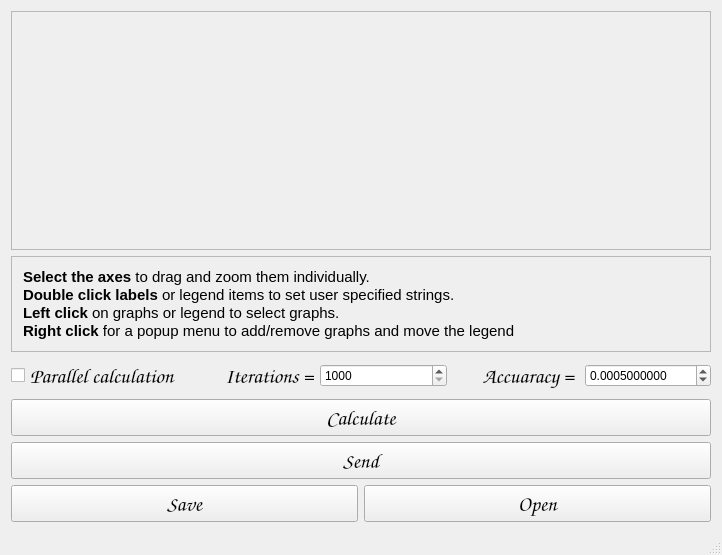
<?xml version="1.0" encoding="UTF-8"?>
<ui version="4.0">
 <class>MainWindow</class>
 <widget class="QMainWindow" name="MainWindow">
  <property name="geometry">
   <rect>
    <x>0</x>
    <y>0</y>
    <width>722</width>
    <height>555</height>
   </rect>
  </property>
  <property name="windowTitle">
   <string>RANSAC SENDER AND CALCULATOR</string>
  </property>
  <widget class="QWidget" name="centralWidget">
   <layout class="QVBoxLayout" name="verticalLayout">
    <item>
     <widget class="QFrame" name="frame_2">
      <property name="frameShape">
       <enum>QFrame::StyledPanel</enum>
      </property>
      <property name="frameShadow">
       <enum>QFrame::Sunken</enum>
      </property>
      <property name="lineWidth">
       <number>1</number>
      </property>
      <property name="midLineWidth">
       <number>0</number>
      </property>
      <layout class="QVBoxLayout" name="verticalLayout_3">
       <property name="spacing">
        <number>0</number>
       </property>
       <property name="leftMargin">
        <number>0</number>
       </property>
       <property name="topMargin">
        <number>0</number>
       </property>
       <property name="rightMargin">
        <number>0</number>
       </property>
       <property name="bottomMargin">
        <number>0</number>
       </property>
       <item>
        <widget class="QCustomPlot" name="customPlot" native="true">
         <property name="sizePolicy">
          <sizepolicy hsizetype="Preferred" vsizetype="MinimumExpanding">
           <horstretch>0</horstretch>
           <verstretch>0</verstretch>
          </sizepolicy>
         </property>
        </widget>
       </item>
      </layout>
     </widget>
    </item>
    <item>
     <widget class="QFrame" name="frame">
      <property name="frameShape">
       <enum>QFrame::StyledPanel</enum>
      </property>
      <property name="frameShadow">
       <enum>QFrame::Raised</enum>
      </property>
      <layout class="QVBoxLayout" name="verticalLayout_2">
       <item>
        <widget class="QLabel" name="label">
         <property name="text">
          <string>&lt;!DOCTYPE HTML PUBLIC &quot;-//W3C//DTD HTML 4.0//EN&quot; &quot;http://www.w3.org/TR/REC-html40/strict.dtd&quot;&gt;
&lt;html&gt;&lt;head&gt;&lt;meta name=&quot;qrichtext&quot; content=&quot;1&quot; /&gt;&lt;style type=&quot;text/css&quot;&gt;
p, li { white-space: pre-wrap; }
&lt;/style&gt;&lt;/head&gt;&lt;body style=&quot; font-family:'Ubuntu'; font-size:11pt; font-weight:400; font-style:normal;&quot;&gt;
&lt;p style=&quot; margin-top:0px; margin-bottom:0px; margin-left:0px; margin-right:0px; -qt-block-indent:0; text-indent:0px;&quot;&gt;&lt;span style=&quot; font-weight:600;&quot;&gt;Select the axes&lt;/span&gt; to drag and zoom them individually.&lt;/p&gt;
&lt;p style=&quot; margin-top:0px; margin-bottom:0px; margin-left:0px; margin-right:0px; -qt-block-indent:0; text-indent:0px;&quot;&gt;&lt;span style=&quot; font-weight:600;&quot;&gt;Double click labels&lt;/span&gt; or legend items to set user specified strings.&lt;/p&gt;
&lt;p style=&quot; margin-top:0px; margin-bottom:0px; margin-left:0px; margin-right:0px; -qt-block-indent:0; text-indent:0px;&quot;&gt;&lt;span style=&quot; font-weight:600;&quot;&gt;Left click&lt;/span&gt; on graphs or legend to select graphs.&lt;/p&gt;
&lt;p style=&quot; margin-top:0px; margin-bottom:0px; margin-left:0px; margin-right:0px; -qt-block-indent:0; text-indent:0px;&quot;&gt;&lt;span style=&quot; font-weight:600;&quot;&gt;Right click&lt;/span&gt; for a popup menu to add/remove graphs and move the legend&lt;/p&gt;&lt;/body&gt;&lt;/html&gt;</string>
         </property>
        </widget>
       </item>
      </layout>
     </widget>
    </item>
    <item>
     <layout class="QHBoxLayout" name="horizontalLayout">
      <item>
       <widget class="QCheckBox" name="parallel">
        <property name="font">
         <font>
          <family>TeX Gyre Chorus</family>
          <pointsize>16</pointsize>
         </font>
        </property>
        <property name="text">
         <string>Parallel calculation</string>
        </property>
       </widget>
      </item>
      <item>
       <widget class="QLabel" name="label_2">
        <property name="font">
         <font>
          <family>TeX Gyre Chorus</family>
          <pointsize>16</pointsize>
         </font>
        </property>
        <property name="text">
         <string>Iterations =</string>
        </property>
        <property name="alignment">
         <set>Qt::AlignRight|Qt::AlignTrailing|Qt::AlignVCenter</set>
        </property>
       </widget>
      </item>
      <item>
       <widget class="QSpinBox" name="spinBox">
        <property name="minimum">
         <number>1000</number>
        </property>
        <property name="maximum">
         <number>1000000</number>
        </property>
        <property name="singleStep">
         <number>5000</number>
        </property>
       </widget>
      </item>
      <item>
       <widget class="QLabel" name="labelAccuaracy">
        <property name="font">
         <font>
          <family>TeX Gyre Chorus</family>
          <pointsize>16</pointsize>
         </font>
        </property>
        <property name="text">
         <string>Accuaracy = </string>
        </property>
        <property name="alignment">
         <set>Qt::AlignRight|Qt::AlignTrailing|Qt::AlignVCenter</set>
        </property>
       </widget>
      </item>
      <item>
       <widget class="QDoubleSpinBox" name="doubleSpinBox">
        <property name="decimals">
         <number>10</number>
        </property>
        <property name="minimum">
         <double>0.000001000000000</double>
        </property>
        <property name="maximum">
         <double>100.000000000000000</double>
        </property>
        <property name="singleStep">
         <double>0.005000000000000</double>
        </property>
        <property name="value">
         <double>0.000500000000000</double>
        </property>
       </widget>
      </item>
     </layout>
    </item>
    <item>
     <widget class="QPushButton" name="buttonCalculate">
      <property name="font">
       <font>
        <family>TeX Gyre Chorus</family>
        <pointsize>16</pointsize>
       </font>
      </property>
      <property name="text">
       <string>Calculate</string>
      </property>
     </widget>
    </item>
    <item>
     <widget class="QPushButton" name="buttonSend">
      <property name="font">
       <font>
        <family>TeX Gyre Chorus</family>
        <pointsize>16</pointsize>
       </font>
      </property>
      <property name="text">
       <string>Send</string>
      </property>
     </widget>
    </item>
    <item>
     <layout class="QHBoxLayout" name="horizontalLayout_2">
      <item>
       <widget class="QPushButton" name="buttonSave">
        <property name="font">
         <font>
          <family>TeX Gyre Chorus</family>
          <pointsize>16</pointsize>
         </font>
        </property>
        <property name="text">
         <string>Save</string>
        </property>
       </widget>
      </item>
      <item>
       <widget class="QPushButton" name="buttonOpen">
        <property name="font">
         <font>
          <family>TeX Gyre Chorus</family>
          <pointsize>16</pointsize>
         </font>
        </property>
        <property name="text">
         <string>Open</string>
        </property>
       </widget>
      </item>
     </layout>
    </item>
   </layout>
  </widget>
  <widget class="QMenuBar" name="menuBar">
   <property name="geometry">
    <rect>
     <x>0</x>
     <y>0</y>
     <width>722</width>
     <height>30</height>
    </rect>
   </property>
  </widget>
  <widget class="QStatusBar" name="statusBar"/>
 </widget>
 <layoutdefault spacing="6" margin="11"/>
 <customwidgets>
  <customwidget>
   <class>QCustomPlot</class>
   <extends>QWidget</extends>
   <header>../../qcustomplot.h</header>
   <container>1</container>
  </customwidget>
 </customwidgets>
 <resources/>
 <connections/>
</ui>
